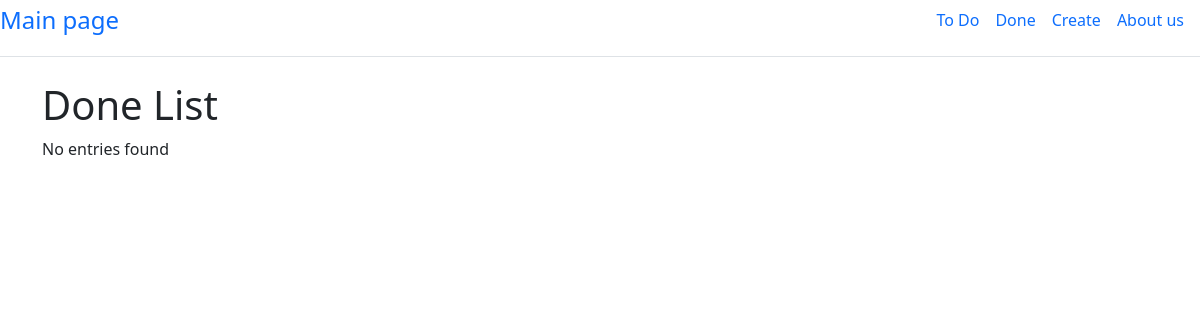
Before: /done with the older database file.
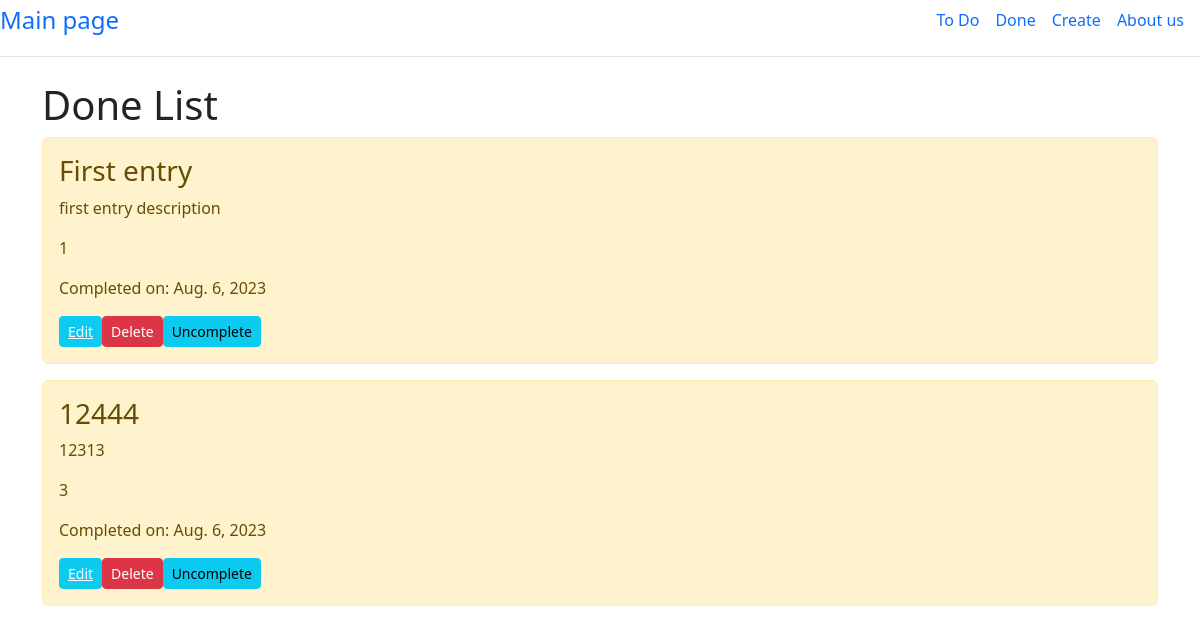
After: the same page with the newer database file.
### main/models.py (models this page shows, shortened)
class Task(models.Model):
    title = models.CharField('Name', max_length=50)
    task = models.TextField('Description')
    task_status = models.BooleanField('Done', default=False)
    done_date = models.DateField('Done on', default=timezone.now)

### main/views.py (the view)
# urls.py: path('done', views.done, name='done'),
def done(request):
    tasks = Task.objects.filter(task_status=True).order_by('-done_date')
    return render(request, 'main/done.html', {'title': "Done List", 'tasks': tasks})

### main/templates/main/done.html (shortened to what this page needs)
{% extends 'main/base.html'%}
{% block content %}
    <h1>{{title}}</h1>
    {% if tasks %}
        {% for el in tasks %}
            <div class="alert alert-warning mt-2">
            <h3>{{el.title}}</h3>
            <p>{{el.task}}</p>
            <p>{{el.id}}</p>
            <p>Completed on: {{el.done_date}}</p>
              <div class="btn-wrapper text-center d-flex">
                <button type="button" class="btn btn-info btn-sm">
                 <a href="{%url 'edit' el.id%}" style="color:white"> Edit</a>
                </button>
                 <form action="{%url 'delete' el.id%}" method="POST">
                   <button class='btn btn-danger btn-sm' type="submit" value="Delete" onclick="return confirm('You are about to delete this task. Continue?')"> Delete</button>
                 </form>
                 <form action="{%url 'do_undo' 'done' el.id%}" method="POST">
                 <button class='btn btn-info btn-sm' type="submit" value="Uncomplete">Uncomplete</button>
               </form>
               </div>
            </div>
        {% endfor %}
    {% else %}
    <p>No entries found</p>
    {% endif %}
{% endblock %}

Changed rows visible on the page:
now on this page (row edited): Task: title "First entry", task "first entry description", id "1", done_date "Aug. 6, 2023"
now on this page (row edited): Task: title "12444", task "12313", id "3", done_date "Aug. 6, 2023"
Other visible differences:
text no longer shown: "No entries found"
